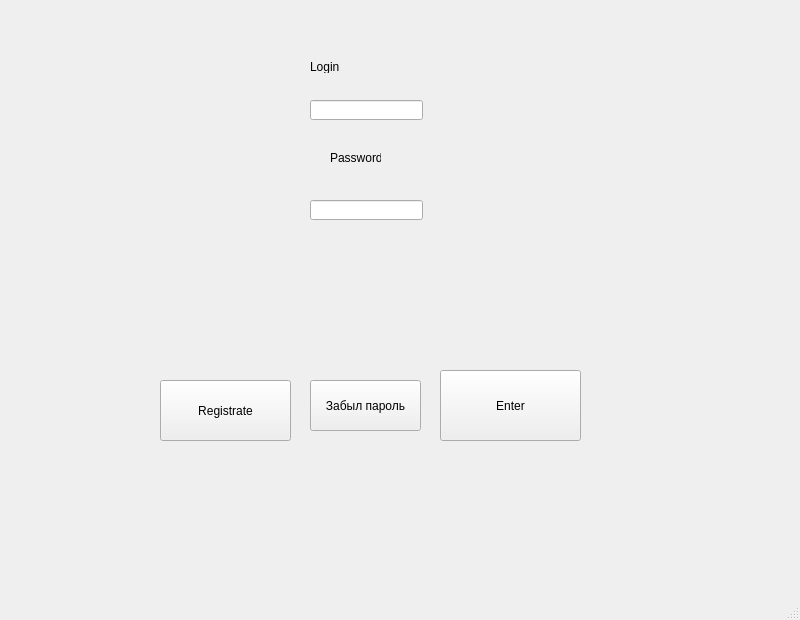
<?xml version="1.0" encoding="UTF-8"?>
<ui version="4.0">
 <class>enter</class>
 <widget class="QMainWindow" name="enter">
  <property name="geometry">
   <rect>
    <x>0</x>
    <y>0</y>
    <width>800</width>
    <height>620</height>
   </rect>
  </property>
  <property name="windowTitle">
   <string>MainWindow</string>
  </property>
  <widget class="QWidget" name="centralwidget">
   <widget class="QLineEdit" name="login_edit">
    <property name="geometry">
     <rect>
      <x>310</x>
      <y>100</y>
      <width>113</width>
      <height>20</height>
     </rect>
    </property>
   </widget>
   <widget class="QLineEdit" name="password_edit">
    <property name="geometry">
     <rect>
      <x>310</x>
      <y>200</y>
      <width>113</width>
      <height>20</height>
     </rect>
    </property>
   </widget>
   <widget class="QPushButton" name="enter_button">
    <property name="geometry">
     <rect>
      <x>440</x>
      <y>370</y>
      <width>141</width>
      <height>71</height>
     </rect>
    </property>
    <property name="text">
     <string>Enter</string>
    </property>
   </widget>
   <widget class="QLabel" name="label">
    <property name="geometry">
     <rect>
      <x>310</x>
      <y>60</y>
      <width>47</width>
      <height>13</height>
     </rect>
    </property>
    <property name="text">
     <string>Login</string>
    </property>
   </widget>
   <widget class="QLabel" name="label_2">
    <property name="geometry">
     <rect>
      <x>330</x>
      <y>150</y>
      <width>51</width>
      <height>16</height>
     </rect>
    </property>
    <property name="text">
     <string>Password</string>
    </property>
   </widget>
   <widget class="QPushButton" name="regis_enter_button">
    <property name="geometry">
     <rect>
      <x>160</x>
      <y>380</y>
      <width>131</width>
      <height>61</height>
     </rect>
    </property>
    <property name="text">
     <string>Registrate</string>
    </property>
   </widget>
   <widget class="QPushButton" name="forgot_button">
    <property name="geometry">
     <rect>
      <x>310</x>
      <y>380</y>
      <width>111</width>
      <height>51</height>
     </rect>
    </property>
    <property name="text">
     <string>Забыл пароль</string>
    </property>
   </widget>
  </widget>
  <widget class="QMenuBar" name="menubar">
   <property name="geometry">
    <rect>
     <x>0</x>
     <y>0</y>
     <width>800</width>
     <height>21</height>
    </rect>
   </property>
  </widget>
  <widget class="QStatusBar" name="statusbar"/>
 </widget>
 <resources/>
 <connections/>
</ui>
